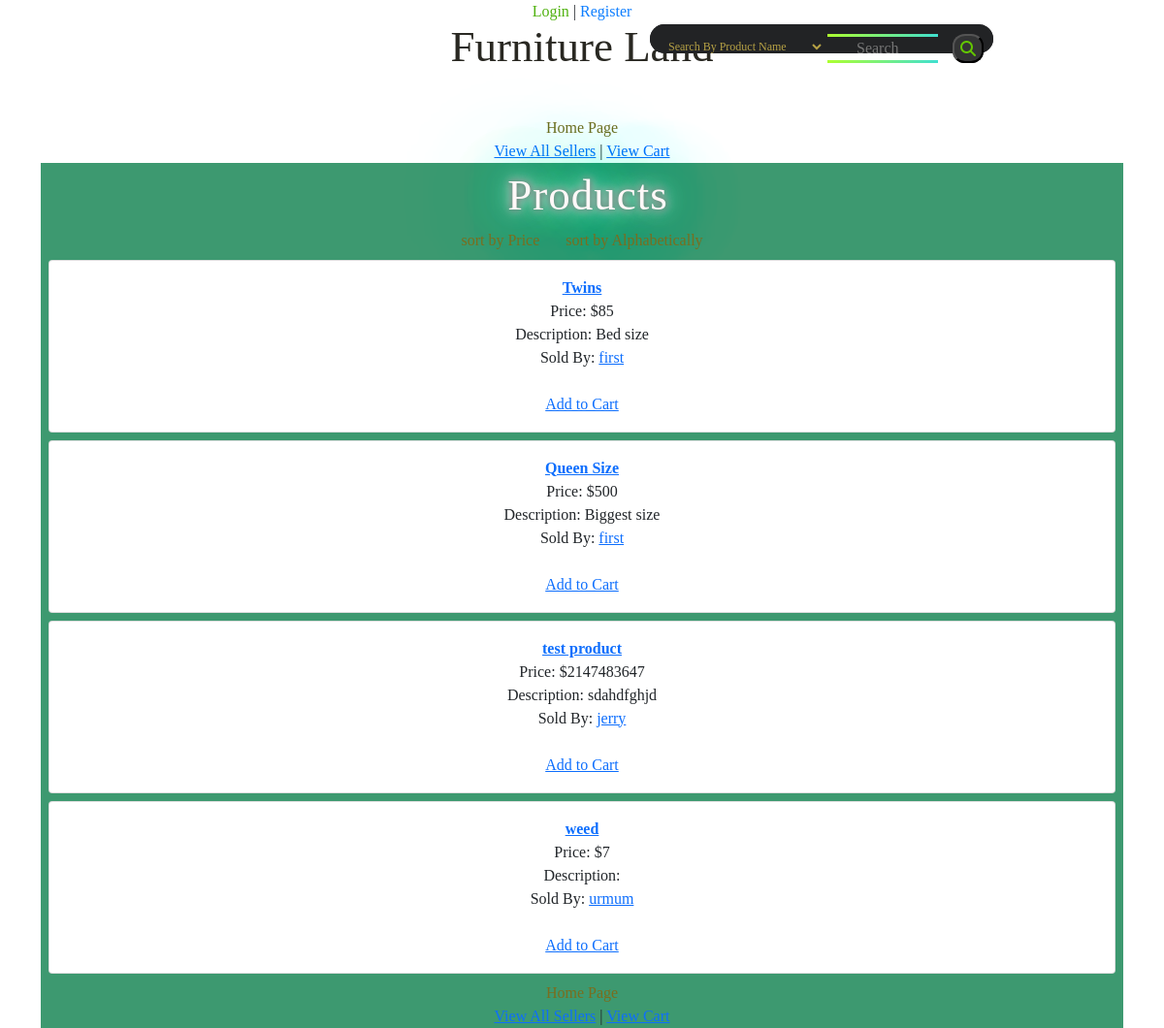
Before: / with the older database file.
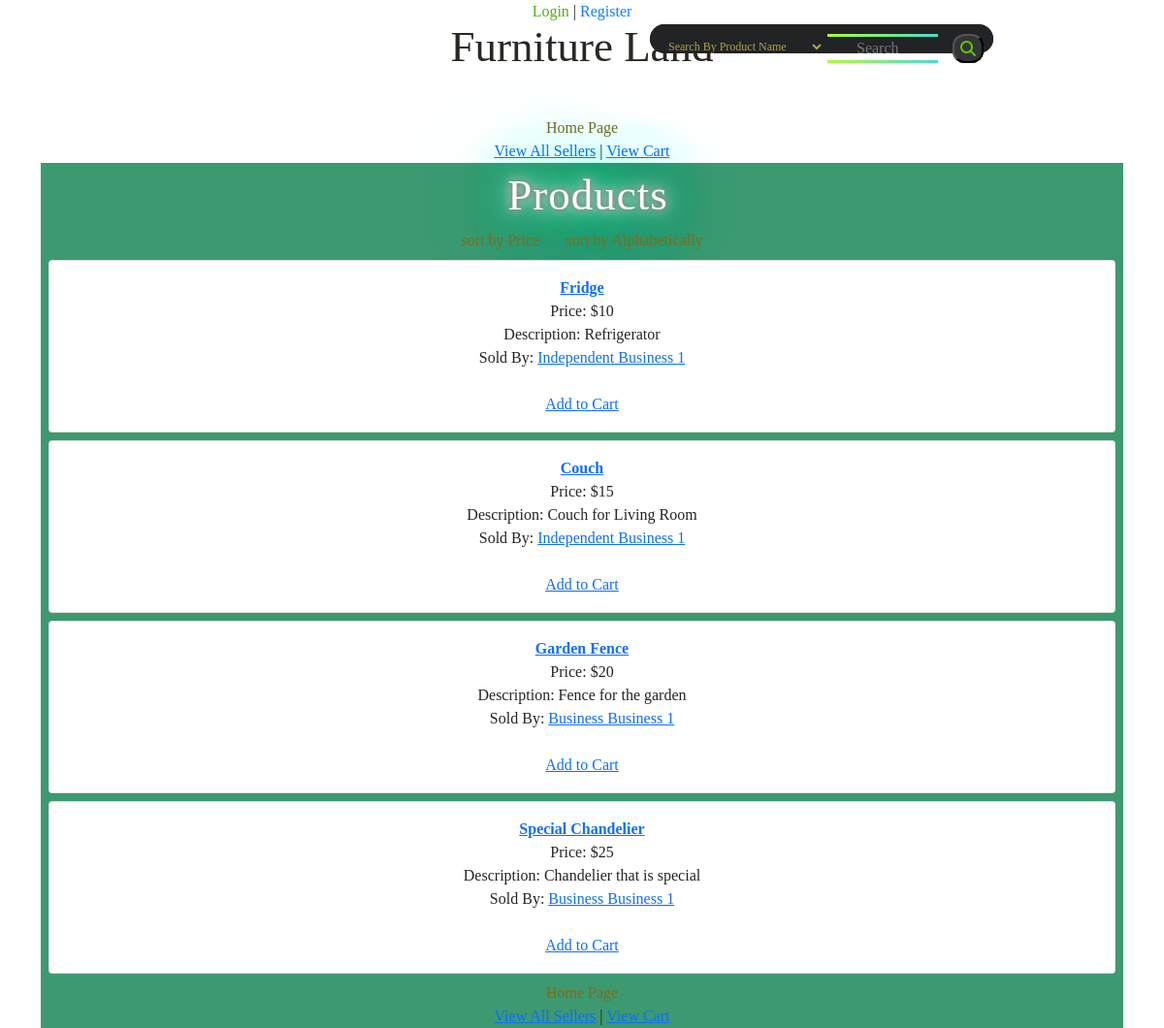
After: the same page with the newer database file.
### tables this page shows
CREATE TABLE `product` (
  `product_id` int(11) NOT NULL,
  `product_name` varchar(50) NOT NULL,
  `category_id` int(11) NOT NULL,
  `seller_id` int(11) NOT NULL,
  `available_quantity` int(11) NOT NULL,
  `price` int(11) NOT NULL,
  `description` text NOT NULL,
  `quality` tinyint(1) NOT NULL COMMENT ' 0 is new, 1 is somewhat used, 2 is very used'
);

CREATE TABLE `seller` (
  `seller_id` int(11) NOT NULL,
  `user_id` int(11) NOT NULL,
  `type` tinyint(1) NOT NULL COMMENT '0 is independent, 1 is business',
  `name` varchar(40) NOT NULL,
  `location` varchar(100) NOT NULL
);

### app/controllers/Main.php (called while the page is built, shortened)
<?php
        class Main extends \app\core\Controller {
            public function index() {
                $product = new \app\models\Product();
                $allProducts = $product->getAll();
                $this->view('Main/index', $allProducts);
            }
        }

### app/core/App.php (called while the page is built, shortened)
<?php
		class App {
			private $method = 'index';
			public function __construct() {
				$url = self::parseUrl();
				$this->controller = new $this->controller;
				$this->params = $url ? array_values($url) : [];
				call_user_func_array([$this->controller, $this->method], $this->params);
			}
		}

### index.php (called while the page is built, shortened)
<?php
    new \app\core\App();

### app/models/Product.php (called while the page is built, shortened)
<?php
        class Product extends \app\core\Model {
            function getAll() {
                $SQL = 'SELECT * FROM product';
                $STMT = self::$_connection->prepare($SQL);
                $STMT->execute();
                $STMT->setFetchMode(\PDO::FETCH_CLASS, "app\models\Product");
                return $STMT->fetchAll();
            }
        }

### app/core/DBConnection.php (called while the page is built, shortened)
<?php
		class DBConnection {
			static $connection = null;
			private function __construct() {
				if (self::$connection == null) {
					$host = 'localhost';
					$DBname = 'projectdb';
					$user = 'root';
					$password = '';
					self::$connection = new \PDO("mysql:host=$host;dbname=$DBname", $user, $password);
				}
			}
			public static function getInstance() {
				return self::$connection;
			}
		}

### app/models/Seller.php (called while the page is built, shortened)
<?php
    class Seller extends \app\core\Model {
        function get($seller_id) {
            $SQL = 'SELECT * FROM seller WHERE seller_id = :seller_id';
            $STMT = self::$_connection->prepare($SQL);
            $STMT->execute(['seller_id'=> $seller_id]);
            $STMT->setFetchMode(\PDO::FETCH_CLASS, "app\models\Seller");
            return $STMT->fetch();
        }
    }

### app/views/Product/list.php (the view, shortened to what this page needs)
<html>
	<head>
		<link rel="stylesheet" href="../public/css/style.css">
		<link href="https://cdn.jsdelivr.net/npm/bootstrap@5.1.3/dist/css/bootstrap.min.css" rel="stylesheet">
	</head>
	<body>
		<div class='products'>
		<h1 id='all'>Products</h1>
		<a href='/Product/sortByPrice' class='m-2' id='upd'>sort by Price</a>
		<a href='/Product/sortByNameAlphabetically' class='m-2' id='upd'>sort by Alphabetically</a>
		<?php
			$seller = new \app\models\Seller();
          	foreach($data as $product){
	          	$currentSeller = $seller->get($product->seller_id);
				echo "<div class='card m-2'>
				<div class='card-body'>
				<b><a href='/Product/index/$product->product_id'>$product->product_name</a></b> <br>
				Price: $$product->price <br>
				Description: $product->description <br>
				Sold By: <a href='/Seller/index/$currentSeller->seller_id'>$currentSeller->name</a> <br> <br>";
				if (isset($_SESSION['seller_id']) && $product->seller_id == $_SESSION['seller_id']) {
				echo "<a href='/Product/update/$product->product_id' class='m-2' id='upd'>Update</a>
	                    <a href='/Product/delete/$product->product_id' onclick='return confirm(\"Are you sure?\");'
						class='m-2' id='del'>Delete</a> </div> </div>";
				}
				else {
					echo "<a href='/Cart/addToCart/$product->product_id'>Add to Cart</a> <br> </div> </div>";
				}
        }
        ?>
		</div>
	</body>
</html>

### app/core/Controller.php (shortened to what this page needs)
<?php
		class Controller {
			public function view($name, $data = []) {
				if (file_exists('app/views/' . $name . '.php'))
					include('app/views/' . $name . '.php');
				else
					echo 'app/views/' . $name . '.php does not exist';
			}
		}

### app/views/Main/index.php (shortened to what this page needs)
<html>
    <head>
        <link rel="stylesheet" href="../public/css/home.css">
    </head>
    <body>
        <div class='container'>
            <?php
                if (!isset($_SESSION['user_id']))
                    echo "<a id='log' href='/User/login'>Login</a> | <a id='reg' href='/User/register'>Register</a>";
                else
                    echo "<a href='/User/index'>My Profile</a> | <a href='/User/logout'>Logout</a>";
            ?>
            <h1>Furniture Land</h1>
            <br><br>
            <?php
                $this->view('Subviews/navigation');
                $this->view('Product/list', $data);
            ?>
        </div>
    </body>
</html>

### app/views/Subviews/navigation.php (shortened to what this page needs)
<div>
	<a class='home'href='/Main/index'>Home Page</a><br>
	<a href='/Seller/list'>View All Sellers</a> | <a href='/Cart/index'>View Cart</a><br>
</div>
<?php
       $this->view('Search/search');
   ?>

### app/views/Search/search.php (shortened to what this page needs)
<!DOCTYPE html>
<html lang="en">
<head>
</head>
<body>
<div class="search-box">
	<form method="post" action = "">
        <input class="search-text" type="text" name="search" placeholder="Search">
        <select id='select-option' name = "search_type">
            <option value = "product_name">Search By Product Name</option>
        </select>
        <button id='search' type="submit" name="action">
			<i class="fas fa-search"></i>
		</button>
    </form>
	</div>
</body>
</html>

### public/css/home.css (style rules this page uses)
.container { text-align: center; font-family: 'Trocchi', serif; font-weight: normal; }
.container h1 { color: #292822; font-family: 'Trocchi', serif; font-size: 45px; font-weight: normal; line-height: 48px; margin: 0; }
.home { text-shadow: center; color: #7a6d1e; text-decoration: none; }
#log { color: #4fb10e; text-transform: capitalize; text-shadow: #2f3640; text-decoration: none; }
#reg { color: #0d7eff; text-transform: capitalize; text-shadow: #2f3640; text-decoration: none; }
.search-box { position: absolute; top: 40px; right: -1px; transform: translate(-50%, -50%); background: #222325; height: 30px; border-radius: 40px; padding: 10px; }
.search-text { border: none; background: none; outline: none; border: 3px solid green; Text-align: 20px; padding-left: 30px; color: white; font-size: 16px; transition:1s; line-height: 22px; width: 120px; border-image: linear-gradient(to left, turquoise, greenyellow) 1 0; }
#select-option { border: none; background: none; outline: none; float: left; padding: 5px; color: rgb(182, 161, 69); font-size: 12px; transition: 0.4s; line-height: 40px; width: 170px; }
#search { color: #63c700; float: right; height: 30px; margin-left: 12px; border-radius: 40%; background: #333435; display: flex; justify-content: center; align-items: center; }

### public/css/style.css (style rules this page uses)
.products { background: #3D9970; }
h1#all { Letter-spacing: 1px; margin-left: 10px; color: rgb(255, 248, 248); text-shadow: 0 0 7px rgb(75, 72, 72), 0 0 10px #fff, 0 0 21px #fff, 0 0 42px #0fa, 0 0 82px #0fa, 0 0 92px #0fa, 0 0 102px #0fa, 0 0 151px #0fa; line-height: 1.5em; text-indent: 2px; }
b { color: #0c7e1b; }
.m-2#upd { color: #7a6d1e; text-decoration: none; padding: 3.5px; border-radius: 15px 50px; }

Changed rows visible on the page:
removed product: product_name "Twins", price "85", description "Bed size", seller.name "first"
removed product: product_name "Queen Size", price "500", description "Biggest size", seller.name "first"
removed product: product_name "test product", price "2147483647", description "sdahdfghjd", seller.name "jerry"
removed product: product_name "weed", price "7", seller.name "urmum"
added product: product_name "Fridge", price "10", description "Refrigerator", seller.name "Independent Business 1"
added product: product_name "Couch", price "15", description "Couch for Living Room", seller.name "Independent Business 1"
added product: product_name "Garden Fence", price "20", description "Fence for the garden", seller.name "Business Business 1"
added product: product_name "Special Chandelier", price "25", description "Chandelier that is special", seller.name "Business Business 1"
